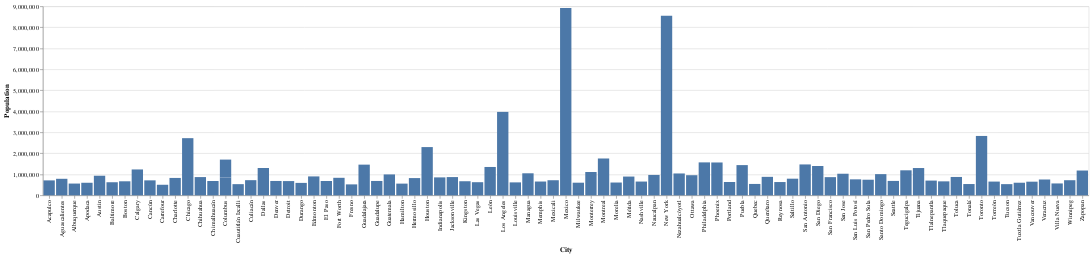

Here is the notebook cell this chart was saved with:
### Markdown cell above
* Chart - df
* Mark - Bar chart
* Encode - City by Population

### Code cell
chart = (alt.Chart(df)
            .mark_bar()
            .encode(x="City",
                    y="Population"))
chart

### Figure 1 — Vega-Lite specification as saved in the notebook (floating-point values rounded to 4 significant figures)
{"config": {"view": {"continuousWidth": 400, "continuousHeight": 300}}, "data": {"name": "data-740ac2fdfb220093c0a8816e02bb5016"}, "mark": "bar", "encoding": {"x": {"type": "nominal", "field": "City"}, "y": {"type": "quantitative", "field": "Population"}}, "$schema": "https://vega.github.io/schema/vega-lite/v4.8.1.json", "datasets": {"data-740ac2fdfb220093c0a8816e02bb5016": [{"Rank": 0, "City": "Mexico", "Country": "Mexico", "Population": 8918653, "US_or_Canada": "No", "Abbrev": "MX", "Id": 1955, "Longitude": -98.96, "Latitude": 20.09}, {"Rank": 1, "City": "New York", "Country": "United States", "Population": 8550405, "US_or_Canada": "Yes", "Abbrev": "US", "Id": 2126, "Longitude": -74.56, "Latitude": 40.99}, {"Rank": 2, "City": "Los Angeles", "Country": "United States", "Population": 3971883, "US_or_Canada": "Yes", "Abbrev": "US", "Id": 1775, "Longitude": -118.7, "Latitude": 34.56}, {"Rank": 3, "City": "Toronto", "Country": "Canada", "Population": 2826498, "US_or_Canada": "Yes", "Abbrev": "CA", "Id": 3140, "Longitude": -80.5, "Latitude": 44.2}, {"Rank": 4, "City": "Chicago", "Country": "United States", "Population": 2720546, "US_or_Canada": "Yes", "Abbrev": "US", "Id": 608, "Longitude": -87.27, "Latitude": 42.59}, {"Rank": 5, "City": "Houston", "Country": "United States", "Population": 2296224, "US_or_Canada": "Yes", "Abbrev": "US", "Id": 1211, "Longitude": -96.0, "Latitude": 29.74}, {"Rank": 7, "City": "Montreal", "Country": "Canada", "Population": 1753034, "US_or_Canada": "Yes", "Abbrev": "CA", "Id": 2005, "Longitude": -72.69, "Latitude": 45.81}, {"Rank": 9, "City": "Philadelphia", "Country": "United States", "Population": 1567442, "US_or_Canada": "Yes", "Abbrev": "US", "Id": 2379, "Longitude": -74.91, "Latitude": 39.38}, {"Rank": 10, "City": "Phoenix", "Country": "United States", "Population": 1563025, "US_or_Canada": "Yes", "Abbrev": "US", "Id": 2382, "Longitude": -112.0, "Latitude": 32.95}, {"Rank": 11, "City": "San Antonio", "Country": "United States", "Population": 1469845, "US_or_Canada": "Yes", "Abbrev": "US", "Id": 2681, "Longitude": -97.85, "Latitude": 29.74}, {"Rank": 12, "City": "Guadalajara", "Country": "Mexico", "Population": 1460148, "US_or_Canada": "No", "Abbrev": "MX", "Id": 1066, "Longitude": -104.1, "Latitude": 20.09}, {"Rank": 13, "City": "Puebla", "Country": "Mexico", "Population": 1437939, "US_or_Canada": "No", "Abbrev": "MX", "Id": 2467, "Longitude": -98.03, "Latitude": 18.48}, {"Rank": 14, "City": "San Diego", "Country": "United States", "Population": 1394928, "US_or_Canada": "Yes", "Abbrev": "US", "Id": 2687, "Longitude": -117.8, "Latitude": 32.95}, {"Rank": 16, "City": "León", "Country": "Mexico", "Population": 1349224, "US_or_Canada": "No", "Abbrev": "MX", "Id": 1722, "Longitude": -101.2, "Latitude": 21.7}, {"Rank": 17, "City": "Dallas", "Country": "United States", "Population": 1300092, "US_or_Canada": "Yes", "Abbrev": "US", "Id": 751, "Longitude": -96.7, "Latitude": 32.95}, {"Rank": 18, "City": "Tijuana", "Country": "Mexico", "Population": 1298475, "US_or_Canada": "No", "Abbrev": "MX", "Id": 3104, "Longitude": -117.8, "Latitude": 32.95}, {"Rank": 19, "City": "Calgary", "Country": "Canada", "Population": 1230915, "US_or_Canada": "Yes", "Abbrev": "CA", "Id": 512, "Longitude": -112.8, "Latitude": 50.63}, {"Rank": 20, "City": "Tegucigalpa", "Country": "Honduras", "Population": 1190230, "US_or_Canada": "No", "Abbrev": "HO", "Id": 3062, "Longitude": -86.7, "Latitude": 13.66}, {"Rank": 21, "City": "Zapopan", "Country": "Mexico", "Population": 1179681, "US_or_Canada": "No", "Abbrev": "MX", "Id": 3462, "Longitude": -104.1, "Latitude": 20.09}, {"Rank": 22, "City": "Monterrey", "Country": "Mexico", "Population": 1109171, "US_or_Canada": "No", "Abbrev": "MX", "Id": 1999, "Longitude": -100.3, "Latitude": 26.52}, {"Rank": 23, "City": "Managua", "Country": "Nicaragua", "Population": 1048134, "US_or_Canada": "No", "Abbrev": "NR", "Id": 1862, "Longitude": -85.48, "Latitude": 12.05}, {"Rank": 24, "City": "Nezahualcóyotl", "Country": "Mexico", "Population": 1039867, "US_or_Canada": "No", "Abbrev": "MX", "Id": 2136, "Longitude": -98.96, "Latitude": 20.09}, {"Rank": 25, "City": "San Jose", "Country": "United States", "Population": 1026908, "US_or_Canada": "Yes", "Abbrev": "US", "Id": 2691, "Longitude": -122.0, "Latitude": 37.78}, {"Rank": 26, "City": "Santo Domingo", "Country": "Dominican Republic", "Population": 1007997, "US_or_Canada": "No", "Abbrev": "DR", "Id": 2748, "Longitude": -69.3, "Latitude": 18.48}, {"Rank": 27, "City": "Guatemala", "Country": "Guatemala", "Population": 994078, "US_or_Canada": "No", "Abbrev": "G", "Id": 1079, "Longitude": -90.83, "Latitude": 15.27}, {"Rank": 29, "City": "Naucalpan", "Country": "Mexico", "Population": 970012, "US_or_Canada": "No", "Abbrev": "MX", "Id": 2102, "Longitude": -98.96, "Latitude": 20.09}, {"Rank": 30, "City": "Ottawa", "Country": "Canada", "Population": 956710, "US_or_Canada": "Yes", "Abbrev": "CA", "Id": 2264, "Longitude": -75.0, "Latitude": 45.81}, {"Rank": 31, "City": "Austin", "Country": "United States", "Population": 931830, "US_or_Canada": "Yes", "Abbrev": "US", "Id": 191, "Longitude": -97.85, "Latitude": 29.74}, {"Rank": 32, "City": "Edmonton", "Country": "Canada", "Population": 899447, "US_or_Canada": "Yes", "Abbrev": "CA", "Id": 869, "Longitude": -113.2, "Latitude": 53.84}, {"Rank": 33, "City": "Mérida", "Country": "Mexico", "Population": 892363, "US_or_Canada": "No", "Abbrev": "MX", "Id": 2049, "Longitude": -89.13, "Latitude": 21.7}, {"Rank": 34, "City": "Querétaro", "Country": "Mexico", "Population": 878931, "US_or_Canada": "No", "Abbrev": "MX", "Id": 2518, "Longitude": -100.7, "Latitude": 20.09}, {"Rank": 35, "City": "Toluca", "Country": "Mexico", "Population": 873536, "US_or_Canada": "No", "Abbrev": "MX", "Id": 3127, "Longitude": -99.72, "Latitude": 18.48}, {"Rank": 36, "City": "Jacksonville", "Country": "United States", "Population": 868031, "US_or_Canada": "Yes", "Abbrev": "US", "Id": 1347, "Longitude": -81.23, "Latitude": 29.74}, {"Rank": 37, "City": "Chihuahua", "Country": "Mexico", "Population": 867736, "US_or_Canada": "No", "Abbrev": "MX", "Id": 612, "Longitude": -106.4, "Latitude": 28.13}, {"Rank": 38, "City": "San Francisco", "Country": "United States", "Population": 864816, "US_or_Canada": "Yes", "Abbrev": "US", "Id": 2689, "Longitude": -122.0, "Latitude": 37.78}, {"Rank": 39, "City": "Indianapolis", "Country": "United States", "Population": 853173, "US_or_Canada": "Yes", "Abbrev": "US", "Id": 1286, "Longitude": -85.32, "Latitude": 39.38}, {"Rank": 40, "City": "Columbus", "Country": "United States", "Population": 850106, "US_or_Canada": "Yes", "Abbrev": "US", "Id": 687, "Longitude": -83.24, "Latitude": 39.38}, {"Rank": 40, "City": "Columbus", "Country": "United States", "Population": 850106, "US_or_Canada": "Yes", "Abbrev": "US", "Id": 688, "Longitude": -85.21, "Latitude": 32.95}, {"Rank": 41, "City": "Fort Worth", "Country": "United States", "Population": 833319, "US_or_Canada": "Yes", "Abbrev": "US", "Id": 948, "Longitude": -96.7, "Latitude": 32.95}, {"Rank": 42, "City": "Charlotte", "Country": "United States", "Population": 827097, "US_or_Canada": "Yes", "Abbrev": "US", "Id": 584, "Longitude": -81.73, "Latitude": 34.56}, {"Rank": 43, "City": "Hermosillo", "Country": "Mexico", "Population": 819999, "US_or_Canada": "No", "Abbrev": "MX", "Id": 1178, "Longitude": -110.8, "Latitude": 29.74}, {"Rank": 44, "City": "Saltillo", "Country": "Mexico", "Population": 791074, "US_or_Canada": "No", "Abbrev": "MX", "Id": 2669, "Longitude": -101.1, "Latitude": 24.92}, {"Rank": 45, "City": "Aguascalientes", "Country": "Mexico", "Population": 785942, "US_or_Canada": "No", "Abbrev": "MX", "Id": 39, "Longitude": -103.0, "Latitude": 21.7}, {"Rank": 47, "City": "San Luis Potosí", "Country": "Mexico", "Population": 759854, "US_or_Canada": "No", "Abbrev": "MX", "Id": 2699, "Longitude": -101.2, "Latitude": 21.7}, {"Rank": 48, "City": "Veracruz", "Country": "Mexico", "Population": 752171, "US_or_Canada": "No", "Abbrev": "MX", "Id": 3255, "Longitude": -96.34, "Latitude": 18.48}, {"Rank": 49, "City": "San Pedro Sula", "Country": "Honduras", "Population": 742118, "US_or_Canada": "No", "Abbrev": "HO", "Id": 2710, "Longitude": -87.5, "Latitude": 15.27}, {"Rank": 51, "City": "Culiacán", "Country": "Mexico", "Population": 720798, "US_or_Canada": "No", "Abbrev": "MX", "Id": 726, "Longitude": -108.2, "Latitude": 24.92}, {"Rank": 52, "City": "Winnipeg", "Country": "Canada", "Population": 718400, "US_or_Canada": "Yes", "Abbrev": "CA", "Id": 3346, "Longitude": -97.61, "Latitude": 50.63}, {"Rank": 53, "City": "Mexicali", "Country": "Mexico", "Population": 717628, "US_or_Canada": "No", "Abbrev": "MX", "Id": 1954, "Longitude": -115.8, "Latitude": 32.95}, {"Rank": 54, "City": "Cancún", "Country": "Mexico", "Population": 711682, "US_or_Canada": "No", "Abbrev": "MX", "Id": 528, "Longitude": -87.4, "Latitude": 21.7}, {"Rank": 55, "City": "Acapulco", "Country": "Mexico", "Population": 710261, "US_or_Canada": "No", "Abbrev": "MX", "Id": 19, "Longitude": -100.5, "Latitude": 16.87}, {"Rank": 56, "City": "Tlalnepantla", "Country": "Mexico", "Population": 700734, "US_or_Canada": "No", "Abbrev": "MX", "Id": 3116, "Longitude": -98.96, "Latitude": 20.09}, {"Rank": 57, "City": "Seattle", "Country": "United States", "Population": 684451, "US_or_Canada": "Yes", "Abbrev": "US", "Id": 2775, "Longitude": -122.0, "Latitude": 47.42}, {"Rank": 58, "City": "Guadalupe", "Country": "Mexico", "Population": 682880, "US_or_Canada": "No", "Abbrev": "MX", "Id": 1067, "Longitude": -100.3, "Latitude": 26.52}, {"Rank": 59, "City": "Denver", "Country": "United States", "Population": 682545, "US_or_Canada": "Yes", "Abbrev": "US", "Id": 784, "Longitude": -104.0, "Latitude": 39.38}, {"Rank": 60, "City": "El Paso", "Country": "United States", "Population": 681124, "US_or_Canada": "Yes", "Abbrev": "US", "Id": 879, "Longitude": -105.5, "Latitude": 31.35}, {"Rank": 61, "City": "Chimalhuacán", "Country": "Mexico", "Population": 679811, "US_or_Canada": "No", "Abbrev": "MX", "Id": 616, "Longitude": -98.96, "Latitude": 20.09}, {"Rank": 62, "City": "Detroit", "Country": "United States", "Population": 677116, "US_or_Canada": "Yes", "Abbrev": "US", "Id": 794, "Longitude": -82.91, "Latitude": 42.59}, {"Rank": 64, "City": "Kingston", "Country": "Jamaica", "Population": 669627, "US_or_Canada": "No", "Abbrev": "JM", "Id": 1564, "Longitude": -76.06, "Latitude": 18.48}, {"Rank": 65, "City": "Boston", "Country": "United States", "Population": 667137, "US_or_Canada": "Yes", "Abbrev": "US", "Id": 419, "Longitude": -72.0, "Latitude": 42.59}, {"Rank": 66, "City": "Tlaquepaque", "Country": "Mexico", "Population": 664193, "US_or_Canada": "No", "Abbrev": "MX", "Id": 3117, "Longitude": -104.1, "Latitude": 20.09}, {"Rank": 67, "City": "Memphis", "Country": "United States", "Population": 655770, "US_or_Canada": "Yes", "Abbrev": "US", "Id": 1941, "Longitude": -89.51, "Latitude": 34.56}, {"Rank": 68, "City": "Nashville", "Country": "United States", "Population": 654610, "US_or_Canada": "Yes", "Abbrev": "US", "Id": 2099, "Longitude": -87.51, "Latitude": 36.17}, {"Rank": 69, "City": "Torreón", "Country": "Mexico", "Population": 653150, "US_or_Canada": "No", "Abbrev": "MX", "Id": 3143, "Longitude": -102.9, "Latitude": 24.92}, {"Rank": 70, "City": "Vancouver", "Country": "Canada", "Population": 648608, "US_or_Canada": "Yes", "Abbrev": "CA", "Id": 3243, "Longitude": -122.5, "Latitude": 49.03}, {"Rank": 71, "City": "Portland", "Country": "United States", "Population": 632309, "US_or_Canada": "Yes", "Abbrev": "US", "Id": 2434, "Longitude": -123.5, "Latitude": 45.81}, {"Rank": 72, "City": "Reynosa", "Country": "Mexico", "Population": 631611, "US_or_Canada": "No", "Abbrev": "MX", "Id": 2581, "Longitude": -98.51, "Latitude": 26.52}, {"Rank": 74, "City": "Las Vegas", "Country": "United States", "Population": 623747, "US_or_Canada": "Yes", "Abbrev": "US", "Id": 1696, "Longitude": -115.4, "Latitude": 36.17}, {"Rank": 75, "City": "Baltimore", "Country": "United States", "Population": 621849, "US_or_Canada": "Yes", "Abbrev": "US", "Id": 236, "Longitude": -76.99, "Latitude": 39.38}, {"Rank": 77, "City": "Louisville", "Country": "United States", "Population": 615366, "US_or_Canada": "Yes", "Abbrev": "US", "Id": 1781, "Longitude": -85.42, "Latitude": 37.78}, {"Rank": 78, "City": "Morelia", "Country": "Mexico", "Population": 608190, "US_or_Canada": "No", "Abbrev": "MX", "Id": 2011, "Longitude": -100.7, "Latitude": 20.09}, {"Rank": 79, "City": "Milwaukee", "Country": "United States", "Population": 600155, "US_or_Canada": "Yes", "Abbrev": "US", "Id": 1967, "Longitude": -87.27, "Latitude": 42.59}, {"Rank": 80, "City": "Tuxtla Gutiérrez", "Country": "Mexico", "Population": 598710, "US_or_Canada": "No", "Abbrev": "MX", "Id": 3188, "Longitude": -93.77, "Latitude": 16.87}, {"Rank": 81, "City": "Apodaca", "Country": "Mexico", "Population": 597207, "US_or_Canada": "No", "Abbrev": "MX", "Id": 137, "Longitude": -100.3, "Latitude": 26.52}, {"Rank": 82, "City": "Durango", "Country": "Mexico", "Population": 590893, "US_or_Canada": "No", "Abbrev": "MX", "Id": 849, "Longitude": -104.6, "Latitude": 24.92}, {"Rank": 83, "City": "Villa Nueva", "Country": "Guatemala", "Population": 564686, "US_or_Canada": "No", "Abbrev": "G", "Id": 3271, "Longitude": -90.83, "Latitude": 15.27}, {"Rank": 84, "City": "Albuquerque", "Country": "United States", "Population": 559121, "US_or_Canada": "Yes", "Abbrev": "US", "Id": 64, "Longitude": -107.0, "Latitude": 34.56}, {"Rank": 85, "City": "Hamilton", "Country": "Canada", "Population": 556359, "US_or_Canada": "Yes", "Abbrev": "CA", "Id": 1140, "Longitude": -80.73, "Latitude": 42.59}, {"Rank": 86, "City": "Quebec", "Country": "Canada", "Population": 540994, "US_or_Canada": "Yes", "Abbrev": "CA", "Id": 2513, "Longitude": -72.24, "Latitude": 47.42}, {"Rank": 87, "City": "Tonalá", "Country": "Mexico", "Population": 536111, "US_or_Canada": "No", "Abbrev": "MX", "Id": 3132, "Longitude": -104.1, "Latitude": 20.09}, {"Rank": 88, "City": "Tucson", "Country": "United States", "Population": 531641, "US_or_Canada": "Yes", "Abbrev": "US", "Id": 3171, "Longitude": -111.2, "Latitude": 31.35}, {"Rank": 89, "City": "Cuautitlán Izcalli", "Country": "Mexico", "Population": 531041, "US_or_Canada": "No", "Abbrev": "MX", "Id": 719, "Longitude": -98.96, "Latitude": 20.09}, {"Rank": 93, "City": "Fresno", "Country": "United States", "Population": 520052, "US_or_Canada": "Yes", "Abbrev": "US", "Id": 960, "Longitude": -119.3, "Latitude": 36.17}, {"Rank": 94, "City": "Carrefour", "Country": "Haiti", "Population": 501768, "US_or_Canada": "No", "Abbrev": "HAT", "Id": 542, "Longitude": -72.68, "Latitude": 18.48}]}}
